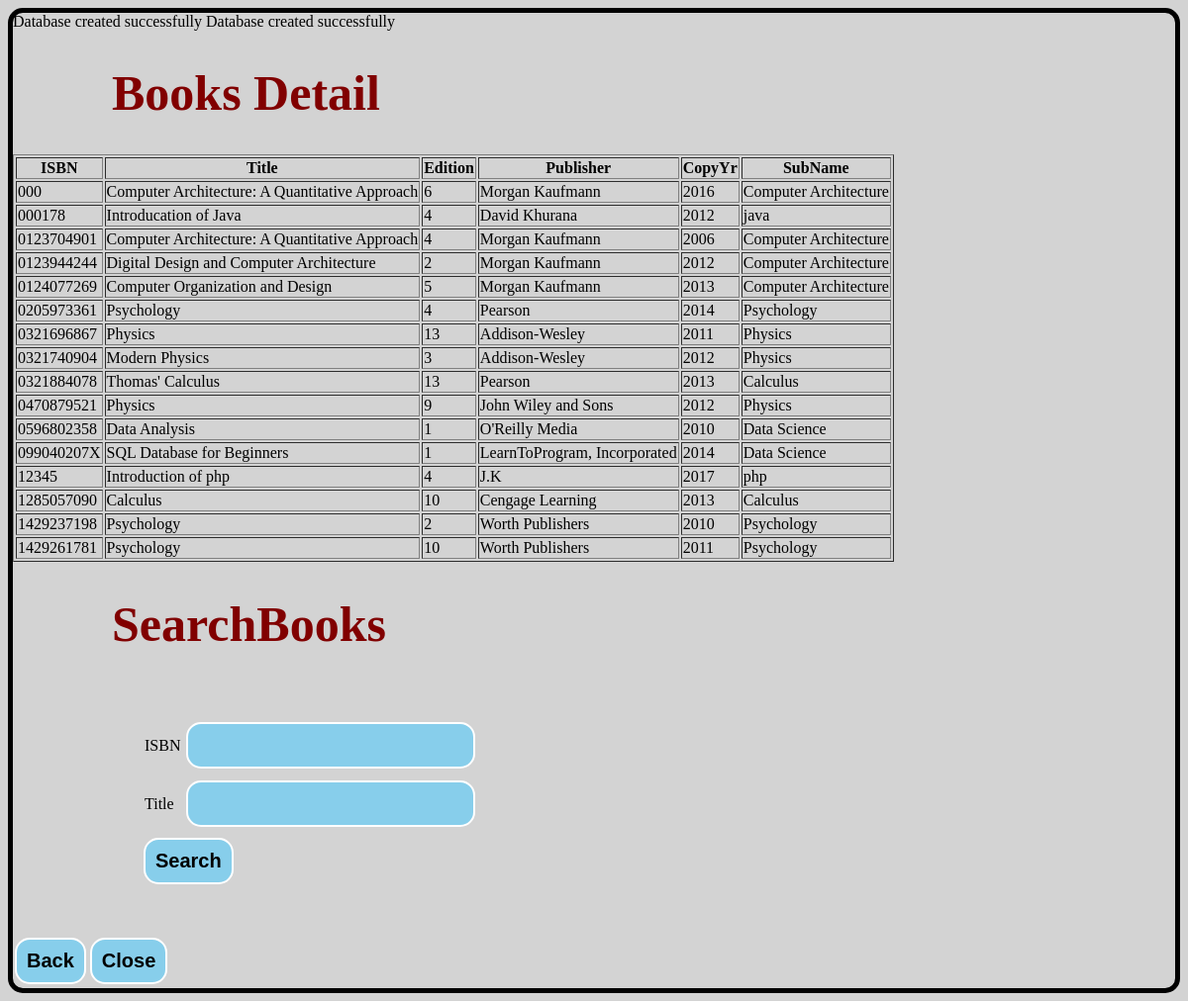
Screenshot of /searchbook.php with the database file from the repository.
### tables this page shows
CREATE TABLE `book` (
  `ISBN` char(14) NOT NULL,
  `Title` varchar(100) NOT NULL,
  `Cost` decimal(5,2) NOT NULL,
  `IsReserved` tinyint(1) NOT NULL,
  `Edition` int(11) NOT NULL,
  `Publisher` varchar(30) NOT NULL,
  `CopyYr` decimal(4,0) NOT NULL,
  `ShelfID` int(11) DEFAULT NULL,
  `SubName` varchar(30) DEFAULT NULL
);

### searchbook.php (the view, shortened to what this page needs)
<html>
<?php
include 'database.php';
?>
<head>
<link rel="stylesheet" type="text/css" href="libstyle.css"></link>
</head>
<body>
<?php
include "database.php";
$servername = "localhost";
$user = "root";
$pass = "";
$database="library_management_system";
$conn = new mysqli($servername, $user, $pass ,$database);
$sql = "SELECT * FROM book";
$result=$conn->query($sql);
?>
<h1>Books Detail</h1>
<table border = 1;
 border-spacing: 5px;
    border-color: black;>
<tr>
<th>ISBN</th>
<th>Title</th>
<th>Edition</th>
<th>Publisher</th>
<th>CopyYr</th>
<th>SubName</th>
</tr>
<?php
if($result->num_rows>0){
	while($row =$result-> fetch_assoc()) {
        echo "<tr>";
		echo "<td>";
        	echo $row["ISBN"];
        echo "</td>";
        echo "<td>";
        	echo $row["Title"];
        echo "</td>";
        echo "<td>";
        echo $row['Edition'];
        echo "</td>";
        echo "<td>";
        echo $row['Publisher'];
        echo "</td>";
        echo "<td>";
        echo $row['CopyYr'];
        echo "</td>";
		echo "<td>";
        echo $row['SubName'];
        echo "</td>";
        echo "</tr>";
	}
	} else {
   	echo "0 results";
	}
?>
</table>
<h1>SearchBooks</h1>
<form action="holdbookrq.php" method="post">
<table>
<tr>
    <td>ISBN</td>
    <td><input type="text" name="isbn"/></td>
</tr>
<tr>
    <td>Title</td>
    <td><input type="text" name="title"/></td>
</tr>
</table>
<input type="submit" value="Search"/>
</form>
<table>
<tr>
<form action="userhistroy.php" method="post">
<input type="submit" value="Back"/>
</form>
</tr>
<tr>
<form action="login.php" method="post">
<input type="submit" value="Close"/>
</form>
</tr>
</table>
</body>
</html>

### database.php (shortened to what this page needs)
<?php
$servername = "localhost";
$user = "root";
$pass = "";
$database="library_management_system";
$conn = new mysqli($servername, $user, $pass,$database);
$sql = "CREATE DATABASE library_management_system";
if ($conn->query($sql) === TRUE) {
       echo "Database created successfully";
}
?>

### libStyle.css (style rules this page uses)
body { background-color:lightgray;border:5px solid black;border-radius: 15px; }
h1 { margin-left:100px;font-size:50px;color:#810000; }
form { padding:30px;width:50%;margin-left:100px; }
input[type=button], input[type=submit], input[type=text] ,input[type=password] { background-color:skyblue; border: 2px solid white; border-radius: 15px; color: black; padding: 10px; font-size:20px; text-align:center; margin: 4px 2px; cursor: pointer; font-weight: bold; }

### rows the page displays
book: ISBN "000", Title "Computer Architecture: A Quantitative Approach", Edition "6", Publisher "Morgan Kaufmann", CopyYr "2016", SubName "Computer Architecture"
book: ISBN "000178", Title "Introducation of Java", Edition "4", Publisher "David Khurana", CopyYr "2012", SubName "java"
book: ISBN "0123704901", Title "Computer Architecture: A Quantitative Approach", Edition "4", Publisher "Morgan Kaufmann", CopyYr "2006", SubName "Computer Architecture"
book: ISBN "0123944244", Title "Digital Design and Computer Architecture", Edition "2", Publisher "Morgan Kaufmann", CopyYr "2012", SubName "Computer Architecture"
book: ISBN "0124077269", Title "Computer Organization and Design", Edition "5", Publisher "Morgan Kaufmann", CopyYr "2013", SubName "Computer Architecture"
book: ISBN "0205973361", Title "Psychology", Edition "4", Publisher "Pearson", CopyYr "2014", SubName "Psychology"
book: ISBN "0321696867", Title "Physics", Edition "13", Publisher "Addison-Wesley", CopyYr "2011", SubName "Physics"
book: ISBN "0321740904", Title "Modern Physics", Edition "3", Publisher "Addison-Wesley", CopyYr "2012", SubName "Physics"
book: ISBN "0321884078", Title "Thomas' Calculus", Edition "13", Publisher "Pearson", CopyYr "2013", SubName "Calculus"
book: ISBN "0470879521", Title "Physics", Edition "9", Publisher "John Wiley and Sons", CopyYr "2012", SubName "Physics"
book: ISBN "0596802358", Title "Data Analysis", Edition "1", Publisher "O'Reilly Media", CopyYr "2010", SubName "Data Science"
book: ISBN "099040207X", Title "SQL Database for Beginners", Edition "1", Publisher "LearnToProgram, Incorporated", CopyYr "2014", SubName "Data Science"
book: ISBN "12345", Title "Introduction of php", Edition "4", Publisher "J.K", CopyYr "2017", SubName "php"
book: ISBN "1285057090", Title "Calculus", Edition "10", Publisher "Cengage Learning", CopyYr "2013", SubName "Calculus"
book: ISBN "1429237198", Title "Psychology", Edition "2", Publisher "Worth Publishers", CopyYr "2010", SubName "Psychology"
book: ISBN "1429261781", Title "Psychology", Edition "10", Publisher "Worth Publishers", CopyYr "2011", SubName "Psychology"
